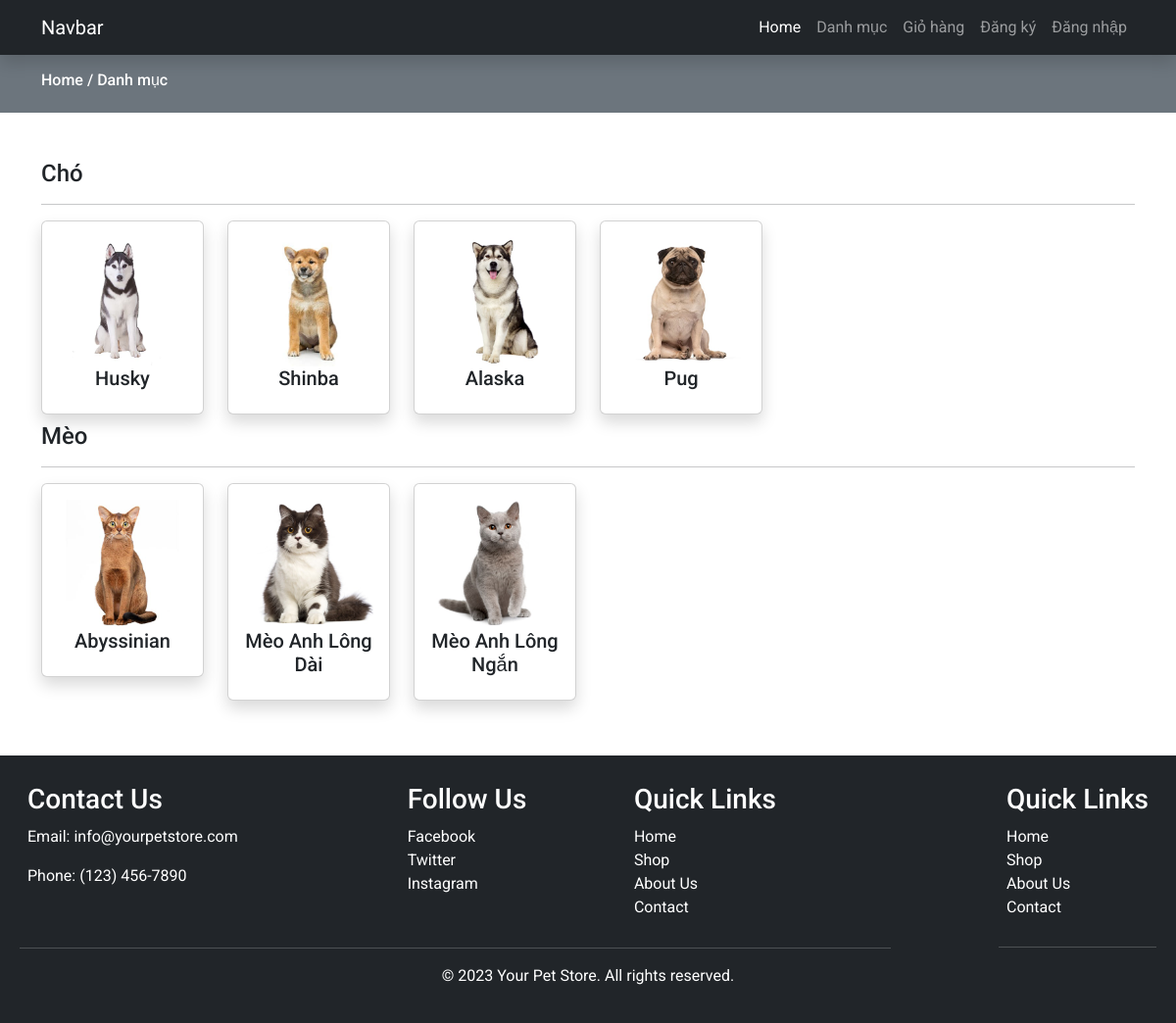
/categories.php, run on the app's committed database.
### tables this page shows
CREATE TABLE `categories` (
  `id` int(11) NOT NULL,
  `name` varchar(200) NOT NULL,
  `type` tinytext NOT NULL,
  `image` varchar(200) NOT NULL,
  `meta_title` varchar(200) DEFAULT NULL,
  `status` tinyint(4) NOT NULL DEFAULT 0,
  `popular` tinyint(4) NOT NULL DEFAULT 0,
  `careated_at` timestamp NOT NULL DEFAULT current_timestamp()
);

### categories.php (the view, shortened to what this page needs)
<?php
include 'includes/header.php';
include 'config/connect.php';
$statement = $pdo -> prepare("SELECT * FROM categories WHERE status = '0' AND type ='1'");
$statement ->execute();
$categories = $statement ->fetchAll(PDO::FETCH_ASSOC);
?>
<div class="py-3 bg-secondary">
    <div class="container">
        <h6 class="text-white"> <a href="index.php">Home</a> / <a href="categories.php">Danh mục</a></h6>
    </div>
</div>
<div class="py-5">
    <div class="container">
        <div class="row">
            <div class="col-md-12">
                <h4>Chó</h4>
                <hr>
                <div class="row">
                    <?php
                    foreach ($categories as $item)
                    {
                        ?>
                            <div class="col-md-2 mb-2">
                                <a href="products.php?category_id=<?=$item['id']?>">
                                    <div class="card shadow">
                                        <div class="card-body">
                                            <img src="uploads/<?=$item['image']?>" class="w-100" alt="">
                                            <h5 class="text-center"><?= $item['name']?></h5>
                                        </div>
                                    </div>
                                </a>
                            </div>
                        <?php
                    }
                    ?>
                </div>
            </div>
        </div>
        <h4>Mèo</h4>
        <hr>
        <div class="row">
            <?php
            $getCategoryCat = $pdo -> prepare("SELECT * FROM categories WHERE type ='2' AND status = '0'");
            $getCategoryCat -> execute();
            $result = $getCategoryCat-> fetchAll(PDO::FETCH_ASSOC);
            ?>
            <div class="col-md-12">
                <div class="row">
                    <?php
                    foreach ($result as $item){
                        ?>
                        <div class="col-md-2 mb-2">
                            <a href="products.php?category_id=<?=$item['id']?>">
                                <div class="card shadow">
                                    <div class="card-body">
                                        <img src="uploads/<?=$item['image']?>" class="w-100" alt="">
                                        <h5 class="text-center"><?= $item['name']?></h5>
                                    </div>
                                </div>
                            </a>
                        </div>
                        <?php
                    }
                    ?>
                </div>
            </div>
        </div>
    </div>
</div>
<?php include 'includes/footer.php'?>

### includes/header.php (shortened to what this page needs)
<!doctype html>
<html lang="en">
<head>
    <link href="assets/css/bootstrap.min.css" rel="stylesheet">
    <link rel="stylesheet" href="assets/css/custom.css">
    <link rel="stylesheet" href="https://cdnjs.cloudflare.com/ajax/libs/font-awesome/6.5.1/css/all.min.css" />
    <link rel="stylesheet" href="//cdn.jsdelivr.net/npm/alertifyjs@1.13.1/build/css/alertify.min.css"/>
    <link rel="stylesheet" href="//cdn.jsdelivr.net/npm/alertifyjs@1.13.1/build/css/themes/bootstrap.min.css"/>
</head>
<body>
<?php include 'navbar.php'?>

### includes/navbar.php (shortened to what this page needs)
<nav class="navbar navbar-expand-lg navbar-dark sticky-top bg-dark shadow">
    <div class="container">
        <a class="navbar-brand" href="index.php">Navbar</a>
        <div class="collapse navbar-collapse" id="navbarNav">
            <ul class="navbar-nav ms-auto">
                <li class="nav-item">
                    <a class="nav-link active" aria-current="page" href="index.php">Home</a>
                </li>
                <li class="nav-item">
                    <a class="nav-link" href="categories.php">Danh mục</a>
                </li>
                <li class="nav-item">
                    <a class="nav-link" href="cart.php">Giỏ hàng</a>
                </li>
                <?php
                    if (isset($_SESSION['login']))
                    {?>
                <li class="nav-item dropdown">
                    <a class="nav-link dropdown-toggle" href="#" role="button" data-bs-toggle="dropdown" aria-expanded="false">
                        <?= $_SESSION['user_name'] ?>
                    </a>
                    <ul class="dropdown-menu">
                        <li><a class="dropdown-item" href="my-order.php">Đơn hàng</a></li>
                        <li><a class="dropdown-item" href="profile.php">Thông tin cá nhân</a></li>
                        <li><hr class="dropdown-divider"></li>
                        <li><a class="dropdown-item" href="logout.php">Logout</a></li>
                    </ul>
                </li>
                <?php
                    }
                    else
                    {
                        ?>
                        <li class="nav-item">
                            <a class="nav-link" href="register.php">Đăng ký</a>
                        </li>
                        <li class="nav-item">
                            <a class="nav-link" href="login.php">Đăng nhập</a>
                        </li>
                        <?php
                    }
                ?>
            </ul>
        </div>
    </div>
</nav>

### includes/footer.php (shortened to what this page needs)
<footer class="bg-dark">
    <div class="footer-content">
        <table class="table table-dark">
            <tr>
                <td align="left"><div class="footer-section">
                        <h3>Contact Us</h3>
                        <p>Email: info@yourpetstore.com</p>
                        <p>Phone: (123) 456-7890</p>
                    </div></td>
                <td align="left" class=""><div class="footer-section">
                        <h3>Follow Us</h3>
                        <a href="#" target="_blank">Facebook</a><br>
                        <a href="#" target="_blank">Twitter</a><br>
                        <a href="#" target="_blank">Instagram</a>
                    </div></td>
                <td align="left" class=""><div class="footer-section">
                        <h3>Quick Links</h3>
                        <a href="#">Home</a><br>
                        <a href="#">Shop</a><br>
                        <a href="#">About Us</a><br>
                        <a href="#">Contact</a>
                    </div></td>
                <td align="left" class="float-end"><div class="footer-section">
                        <h3>Quick Links</h3>
                        <a href="#">Home</a><br>
                        <a href="#">Shop</a><br>
                        <a href="#">About Us</a><br>
                        <a href="#">Contact</a>
                    </div></td>
            </tr>
        </table>
    </div>
    <p>&copy; 2023 Your Pet Store. All rights reserved.</p>
</footer>
    </html>

### assets/css/custom.css (style rules this page uses)
* { font-family: 'Roboto', sans-serif; }

### categories.php (style rules this page uses)
a { color: white; text-decoration: none; }

### includes/footer.php (style rules this page uses)
footer { background-color: #333; color: #fff; padding: 20px; text-align: center; }
.footer-content { display: flex; justify-content: space-between; align-items: center; flex-wrap: wrap; }
.footer-section { margin-bottom: 20px; }
.footer-section h3 { margin-bottom: 10px; }
.footer-section a { color: #fff; text-decoration: none; }

### data on the page
categories: image (picture), name "Husky"
categories: image (picture), name "Shinba"
categories: image (picture), name "Alaska"
categories: image (picture), name "Pug"
categories: image (picture), name "Abyssinian"
categories: image (picture), name "Mèo Anh Lông Dài"
categories: image (picture), name "Mèo Anh Lông Ngắn"
